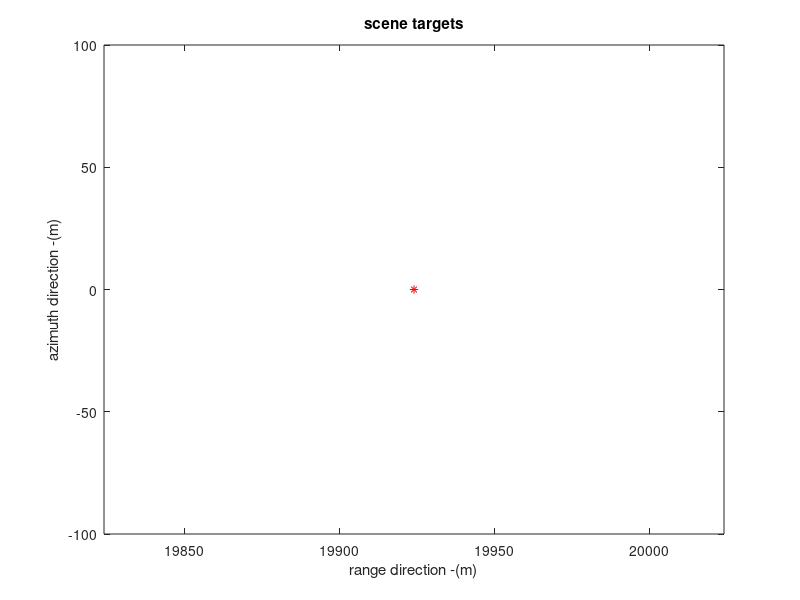

Write MATLAB code to recreate this figure. (Note: this script raises an error after producing the figure.)
% Liu YK 2017/1/11

clc, clear, close all;

c = 3e8; %light speed
fc = 5.3e9; % C waveband
lambda = c / fc; %wave length
vr = 150; % radar speed
theta = 5 / 180 * pi; % squint angle
tp = 2.5e-6; % pulse duration
kr = 20e12; % chirp rate
br = abs(kr * tp); % signal bandwidth in range direction
scene_center_range = 20e3;  
d = 3.4; % radar length in azimuth direction
beta = lambda / d; % wave beam width in angle

fr = 60e6; %sampling rate in range direction
ka = -2*vr^2*cos(theta)^2/scene_center_range/lambda; % doppler rate
lsar = scene_center_range * cos(theta) * (tan(theta + beta / 2) -...
    tan(theta - beta / 2)); % synthetic aperture length
tsar = lsar / vr; % synthetic aperture time
ba = abs(ka * tsar);
prf = 120;

range_width = 200;
azimuth_width = 200;
% xc = scene_center_range * cos(theta);
% yc = scene_center_range * sin(theta);
xc = scene_center_range * cos(theta);
yc = 0;

k1 = 0.4;
k2 = 0.6;
targets = [ xc     yc       1
%             xc + k1 * range_width / 2    yc              1
%             xc                           yc - tan(theta) * k1 * range_width / 2    1
%             xc + k1 * range_width / 2    yc + k2 * azimuth_width / 2      1
%             xc + k1 * range_width / 2    yc - k2 * azimuth_width / 2      1
%             xc - k1 * range_width / 2    yc + k2 * azimuth_width / 2      1
%             xc - k1 * range_width / 2    yc - k2 * azimuth_width / 2      1
            ];
            
disp('plot scene targets...');
figure;
plot(targets(:,1),targets(:,2),'r*');
xlabel('range direction -(m)');
ylabel('azimuth direction -(m)');
xlim([xc - range_width/2 xc + range_width/2]);
ylim([yc - azimuth_width/2 yc + azimuth_width/2]);
title('scene targets');

disp('generate the radar echo signal...');
[echo, nearest_range_vector] = create_echo_v2(scene_center_range, range_width,...
    azimuth_width, targets, prf, fr, lambda, kr, tp, vr, theta, beta);
disp('plotting the graph of echo signal...');
figure;
colormap('gray');
subplot(221);
imagesc(real(echo));
xlabel('range direction(sampling points)');
ylabel('azimuth direction(sampling points)');
title('real section of raw echo signal');
subplot(222);
imagesc(imag(echo));
xlabel('range direction(sampling points)');
ylabel('azimuth direction(sampling points)');
title('imaginary section of raw echo signal');
subplot(223);
imagesc(255 - abs(echo));
xlabel('range direction(sampling points)');
ylabel('azimuth direction(sampling points)');
title('attitude of raw echo signal');
subplot(224);
imagesc(angle(echo));
xlabel('range direction(sampling points)');
ylabel('azimuth direction(sampling points)');
title('phase of raw echo signal');


[nan, nrn] = size(echo);
doppler_frequence_center = 2 * vr * sin(theta) / lambda;
n_blur = round(doppler_frequence_center / prf);
doppler_frequence_center_base = doppler_frequence_center - n_blur * prf;
shift_n = round(doppler_frequence_center_base / prf * nan);
range_frequence = [-nrn/2 : nrn/2 - 1] / nrn * fr;
azimuth_frequence = doppler_frequence_center + [-nan/2 : nan/2 - 1] / nan * prf;
% azimuth_frequence = (circshift(azimuth_frequence', shift_n))';

disp('range pulse compression');
window_function = kaiser(nrn, 2.5).'; % kaiser window
range_compression_function = exp(1i * pi / kr * range_frequence.^2) .* window_function;

signal_range_compression = iftx(ftx(echo) .* (ones(nan,1) * range_compression_function));

disp('plotting the graph of signal after range compression');
figure;
colormap('gray');
subplot(121);
imagesc(real(signal_range_compression));
xlabel('Range direction(sampling points)');
ylabel('Azimuth direction(sampling points)');
title('real section of signal after range compression');
subplot(122);
imagesc(255 - abs(signal_range_compression));
xlabel('Range direction(sampling points)');
ylabel('Azimuth direction(sampling points)');
title('attitude of signal after range compression');

disp('azimuth fft');
signal_rtaf = fty(signal_range_compression);
signal_rfaf = ftx(signal_rtaf);
signal_src = src(signal_rfaf, azimuth_frequence, range_frequence, vr, scene_center_range, fc );

  
disp('plotting the graph of signal after azimuth fft');
figure;
colormap('gray');
subplot(121);
imagesc(real(signal_rtaf));
title('real section of signal after azimuth fft');
xlabel('Range direction(sampling points)');
ylabel('Azimuth direction(Hz)');
% ylim([max(azimuth_frequence) min(azimuth_frequence)]);
subplot(122);
imagesc(255 - abs(signal_rtaf));
title('attitude of signal after azimuth fft');
xlabel('Range direction(sampling points)');
ylabel('Azimuth direction(Hz)');
% ylim([max(azimuth_frequence) min(azimuth_frequence)]); 

disp('rcmc...');
signal_rcmc = rcmc_sinc(signal_rtaf, nearest_range_vector, azimuth_frequence, fr, lambda, vr);


window_function = kaiser(nan, 2.5);
azimuth_compression_function = exp(1i * pi / ka * azimuth_frequence.^2).' .* window_function;
signal_final = ifty(signal_rcmc .* (azimuth_compression_function * ones(1, nrn)));